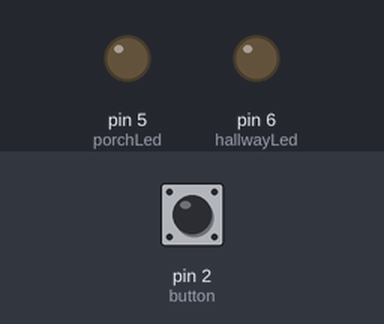
This sketch was run on a simulated Arduino Uno, built with avr-gcc and run on an emulated ATmega328P. Shown: output pins drawn as LEDs (lit = HIGH). The inputs (shaded band) are chosen by the test bench; at power-on: pin 2 (button) HIGH.

Above: at 1.2 s.
1.3 s: pin 2 (button) pulled LOW for 0.15 s
At 1.6 s:
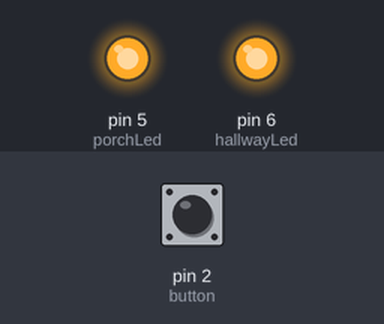
At 31.6 s:
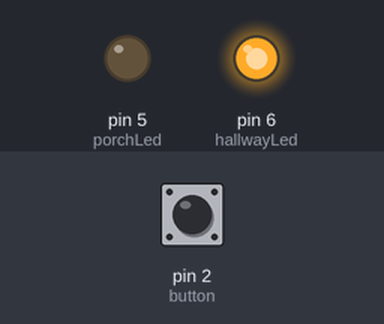
Timing chart, 0 to 32.8 s (numbered marks = the images above; inputs shaded):
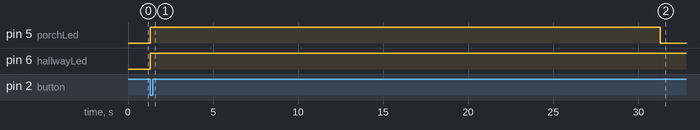

Measured:
- after the input at 1.3 s, pin 5 (porchLed): LOW → HIGH at once, → LOW 30.0 s later; pin 6 (hallwayLed): LOW → HIGH at once

The sketch:

Task1.1Lights_ON.ino
```cpp
int button = 2;
int porchLed = 5; // Red Led
int hallwayLed = 6; // Green Led

void setup()
{
  pinMode(button, INPUT_PULLUP);
  pinMode(porchLed, OUTPUT);
  pinMode(hallwayLed, OUTPUT);
}

void loop()
{
  if (buttonPressed())
  {
    lightsOn();
    lightTimeController();
  }
}

bool buttonPressed()
{
  return digitalRead(button) == LOW;
}

void lightsOn()
{
  digitalWrite(porchLed, HIGH);
  digitalWrite(hallwayLed, HIGH);
}

void lightTimeController()
{
  delay(30000);
  digitalWrite(porchLed, LOW); // keep led on for 30 seconds

  delay(30000);
  digitalWrite(hallwayLed, LOW); // keep led on for an additional 30 seconds (60 total)
}
```
